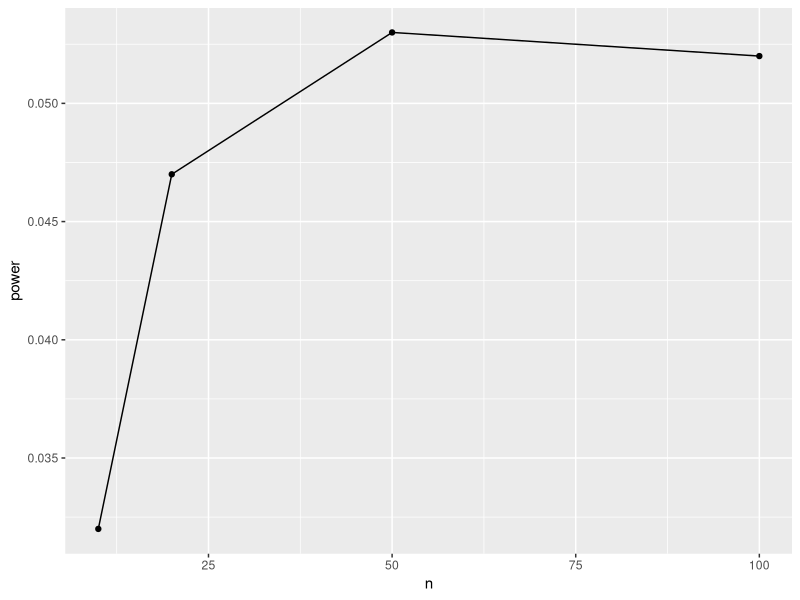

The R script that drew this image:
library(ggplot2)
library(dplyr)

# Model Space

# y = beta * x + eps
# eps ~ N(0, sigma2)

generate_data <- function(n, beta, Sigma) {
  x <- rnorm(n, 0, 1)
  y <- beta * x
  eps <- MASS::mvrnorm(n = 1, mu = rep(0, n), Sigma = Sigma)
  y <- y + eps
  dat <- data.frame(x = x, y = y)
  return(dat)
}

# reps: number of simulations to run at each setting

simulation_analysis <- function(reps, n, beta, sigma) {
  test_results <- rep(NA, reps)
  
  for (rep in 1:reps) {
    dat <- generate_data(n, beta, sigma)
    fit <- lm(y ~ x, data = dat)
    P_val <- summary(fit)$coefficients[2,4]
    test_results[rep] <- (P_val < 0.05)
  }
  
  pow <- mean(test_results)
  return(pow)
}

dat_sim <- data.frame(power = NA, 
                      n = c(10, 20, 50, 100), 
                      beta = 0, 
                      sigma = 1)


for (i in 1:nrow(dat_sim)) {
  Sigma <- diag(1, dat_sim$n[i])
  Sigma <- Sigma + matrix(0.2, nrow = dat_sim$n[i], ncol = dat_sim$n[i])
  dat_sim$power[i] <- simulation_analysis(reps = 1000, dat_sim$n[i], dat_sim$beta[i], Sigma)
}
dat_sim

ggplot(dat_sim) + 
  geom_line(aes(x = n, y = power)) + 
  geom_point(aes(x = n, y = power))

#####


